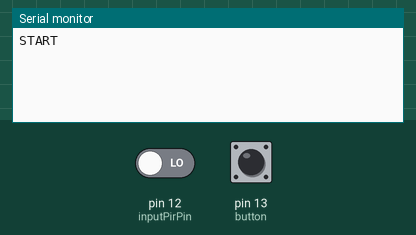
Bench run of a sketch on a simulated Arduino Uno, built with avr-gcc and run on an emulated ATmega328P. Parts: the last lines printed to the serial monitor. The inputs (shaded band) are chosen by the test bench; at power-on: pin 12 (inputPirPin) LOW, pin 13 (button) HIGH.

Above: at 1.2 s.
1.3 s: pin 12 (inputPirPin) driven HIGH
At 1.8 s:
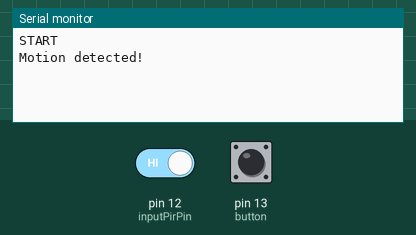
2.8 s: pin 13 (button) pulled LOW for 0.15 s
At 2.94 s:
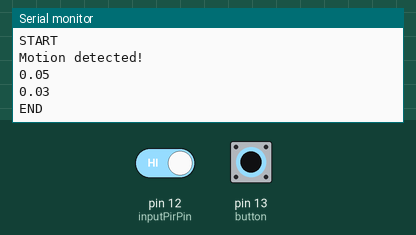
4.4 s: pin 12 (inputPirPin) driven LOW
At 5.3 s:
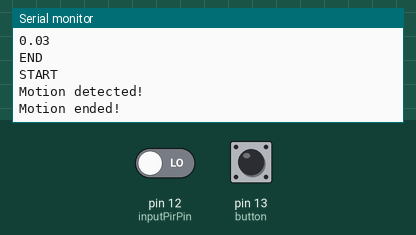
5.9 s: pin 13 (button) pulled LOW for 1 s
At 7.2 s:
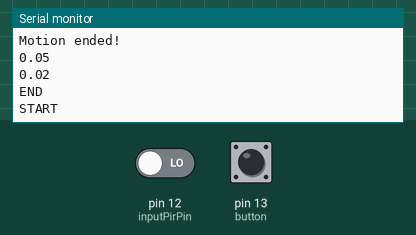
Timing chart, 0 to 8.9 s (numbered marks = the images above; inputs shaded):
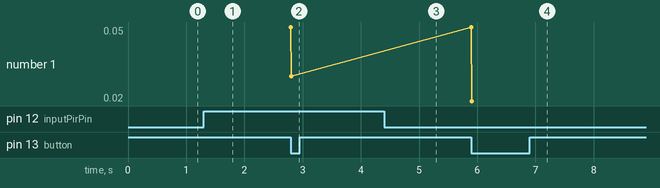

The sketch:

motion_time_water.ino
```cpp
int ledPin = 0;                // choose the pin for the LED
int inputPirPin =12;               // choose the input pin (for PIR sensor)
int pirState = 0;             // we start, assuming no motion detected
int lastPirState = LOW;                    // variable to store previous pir status
int button = 13;              // button to represent water flow
int buttonVal = LOW;          // assume water is off

int waterStartTime;               // start time for water
int waterElapsedTime;              // elapsed time for water use
int waterFractional;              // store water fractional time

int timing;                       // condition for blinking - timer is timing
long interval = 100;                // blink interval - change to suit
long previousMillis = 0;            // variable to store last time LED was updated
long startTime ;                    // start time for stop watch
long elapsedTime ;                  // elapsed time for stop watch
int fractional;                     // variable used to store fractional part of time
long sumElapsedTime;                // variable to hold sum of all elapsed time motion detected
int sumFractional;

void setup() {
  pinMode(ledPin, OUTPUT);      // declare LED as output
  pinMode(inputPirPin, INPUT);     // declare sensor as input
  pinMode(button, INPUT_PULLUP); // set internal pull up resistor

  Serial.begin(9600);
}

void loop(){
  if(digitalRead(button) == HIGH) { // water running
    if(buttonVal == LOW) {  // water was previously off

      Serial.println("START");

      waterStartTime = millis();  // mark start water time
      buttonVal = HIGH;
      lastPirState = LOW;   // assume no motion at start of water
      timing = false;       // reset timing checker
      sumElapsedTime = 0;   // reset total motion time
    }

    pirState = digitalRead(inputPirPin);  // read input value
    if (pirState == HIGH && lastPirState == LOW && timing == false) {            // check if motion detected & timer not running
      digitalWrite(ledPin, HIGH);  // turn LED ON
      startTime = millis();
      timing = true;
      lastPirState = pirState;
      Serial.println("Motion detected!");
      // We only want to print on the output change, not state
    } else if (pirState == LOW && lastPirState == HIGH && timing == true){ // motion stopped while timer running

      elapsedTime = millis() - startTime;
      timing = false;
      sumElapsedTime += elapsedTime;

      digitalWrite(ledPin, LOW); // turn LED OFF
      // we have just turned off
      Serial.println("Motion ended!");
      // We only want to print on the output change, not state
      lastPirState = LOW;

    } else {
      lastPirState = pirState;
    }

  } else {                         // no water running

    if(buttonVal == HIGH) {       // water previously was running
      buttonVal = LOW;
      waterElapsedTime = millis() - waterStartTime;

      if(timing == true) {
        elapsedTime = millis() - startTime;
        timing = false;
        sumElapsedTime += elapsedTime;
      }

      Serial.println( (float)(waterElapsedTime / 60000.0));         // divide by 60000 to convert to minutes - then cast to a float to print

       Serial.println( (float)(sumElapsedTime / 60000.0));         // divide by 60000 to convert to minutes - then cast to a float to print


       Serial.println("END");

    }
  }

}
```

Measured:
- after the input at 1.3 s, the serial monitor: prints a new line at once (image 1)
- after the input at 2.8 s, the serial monitor: prints a new line at once (image 2)
- after the input at 4.4 s, the serial monitor: prints a new line at once (image 3)
- after the input at 5.9 s, the serial monitor: prints a new line at once (image 4)
- plotted number 1: 0.03 → 0.02 after the input at 5.9 s
